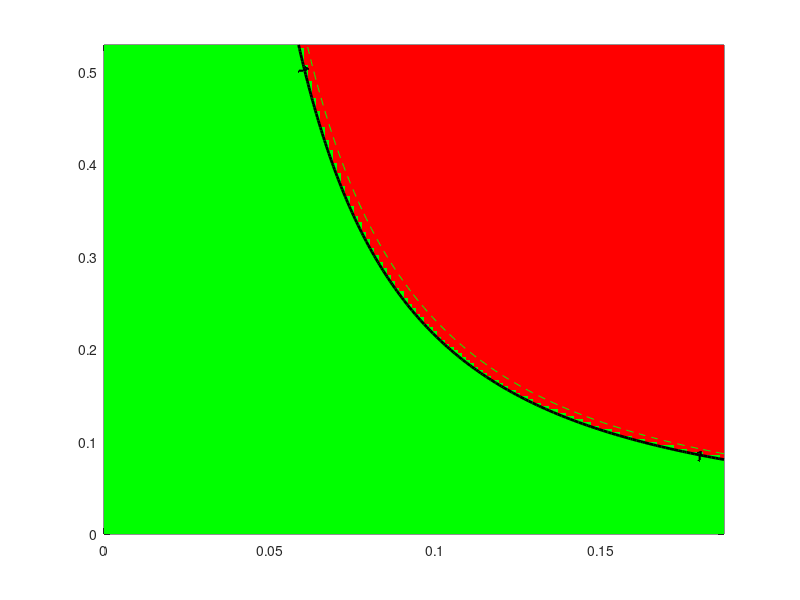

The MATLAB source for this figure: (Note: this script raises an error after producing the figure.)
clc; clear; close all;

%% Fixed parameters
Lambda_h = 908800;
Lambda_v = 7008000000;
mu_h = 0.0142;
mu_v = 0.5;
mu1 = 0.001;
mu2 = 0.073;
b = 0.6;
c = 0.3;
d = 0.45;
e = 0.8;
sigma = 0.34074;
phi = 0.81425;
% rho = 0.52869;






%% Karnataka baseline parameter (median)
kappa_med  = 0.02521;
epsilon_med = 0.54630;
alpha_med   = 0.60235; 
eta_med     = 0.82674;
tau_med     = 0.58139;
delta_med   = 0.90193;
gamma_med   = 0.9102;

%% 95% CI bounds (from Table 2)
kappa_CI   = [0.021 0.029];
epsilon_CI = [0.504 0.589];
alpha_CI   = [0.559 0.464];
eta_CI     = [0.788 0.865];
tau_CI     = [0.545 0.618];
delta_CI   = [0.849 0.955];
gamma_CI   = [0.855 0.966];

%% Parameter grids
rho = linspace(0,0.52869,150);   % recovery rate (rows)
beta  = linspace(0,0.1872,150);   % transmission rate (cols)
[Beta,Rho] = meshgrid(beta,rho);

%% Monte-Carlo simulation settings
Nsample = 200;      % for quick test; set to 500 or higher when satisfied
R0_all  = NaN([size(Beta), Nsample]);

rng(0); % for reproducibility

%% Monte Carlo loop
for n = 1:Nsample
    % sample parameters uniformly within 95% CI
    kappa   = kappa_CI(1)   + rand*(kappa_CI(2)-kappa_CI(1));
    epsilon = epsilon_CI(1) + rand*(epsilon_CI(2)-epsilon_CI(1));
    alpha   = alpha_CI(1)   + rand*(alpha_CI(2)-alpha_CI(1));
    eta     = eta_CI(1)     + rand*(eta_CI(2)-eta_CI(1));
    tau     = tau_CI(1)     + rand*(tau_CI(2)-tau_CI(1));
    delta   = delta_CI(1)   + rand*(delta_CI(2)-delta_CI(1));
    gamma   = gamma_CI(1)   + rand*(gamma_CI(2)-gamma_CI(1));

    
    % compute R for this random parameter set
    % break the expression into parts for clarity & numerical safety
    A1 = (Rho.*(b.*Beta - c.*Beta.*(eta-1))) ./ (mu_v.*(mu_v+rho));
    part1 = (Lambda_v.*d.*Beta.*epsilon.*kappa.*mu_h) ./ (Lambda_h.*mu_v.*(epsilon+mu_h).*(gamma+mu_h+mu1));
    part2 = (Lambda_v.*e.*Beta.*epsilon.*mu_h.*(kappa-1)) ./ (Lambda_h.*mu_v.*(epsilon+mu_h).*(alpha+mu_h+mu2));
    R = A1 .* (part1 - part2);
    
    % Replace Inf with NaN (guard against divide by zero)
    R(~isfinite(R)) = NaN;
    
    % Clamp negative R to 0 before sqrt (R should be nonnegative for R0)
    R_clamped = R;
    R_clamped(R_clamped < 0) = 0;
    
    % If R_clamped is NaN everywhere for this n, skip storing to avoid polluting stats
    if all(isnan(R_clamped(:)))
        warning('Sample %d produced all NaNs - skipping', n);
        continue;
    end
    
    R0_all(:,:,n) = sqrt(R_clamped);
    
    % optional progress indicator every 50 samples
    if mod(n,50) == 0
        fprintf('Completed sample %d / %d\n', n, Nsample);
    end
end

%% Remove fully-NaN slices (if some samples were skipped)
valid_slices = squeeze(~all(all(isnan(R0_all),1),2));
R0_all = R0_all(:,:,valid_slices);

if isempty(R0_all)
    error('No valid Monte Carlo samples remained. Check your parameter ranges and expressions.');
end

%% Compute statistics across all samples
% Use median ignoring NaNs. For older MATLAB versions use nanmedian
try
    R0_med = median(R0_all,3,'omitnan');
    R0_p05 = prctile(R0_all,5,3);
    R0_p95 = prctile(R0_all,95,3);
catch
    % fallback for older MATLAB:
    R0_med = nanmedian(R0_all,3);
    R0_p05 = prctile(R0_all,5,3); % prctile handles NaN slices as well
    R0_p95 = prctile(R0_all,95,3);
end

%% Binary map (median)
regionMap = zeros(size(R0_med));
regionMap(R0_med<1)=1;
regionMap(R0_med>=1)=2;

%% Plot median contour with uncertainty shading
% figure('Color','w','Position',[100 100 800 600]);


figure;




% plot median safe/epidemic regions
hMap = pcolor(Beta,Rho,regionMap);
shading flat;
colormap([0 1 0; 1 0 0]); % light green/red
caxis([1 2]);
hold on;

% contour for median threshold
[c1,h1] = contour(Beta,Rho,R0_med,[1 1],'k','LineWidth',2);
clabel(c1,h1,'FontSize',11,'FontWeight','bold','Color','k','LabelSpacing',300);

% contour for uncertainty band (5th and 95th percentile thresholds)
[c2,h2] = contour(Beta,Rho,R0_p05,[1 1],'--','Color',[0.3 0.3 0.3],'LineWidth',2.5);
[c3,h3] = contour(Beta,Rho,R0_p95,[1 1],'--','Color',[0.3 0.3 0.3],'LineWidth',2.5);

xlabel('\bf \beta','FontSize',13);
ylabel('\bf \rho','FontSize',13);

title('\bf Karnataka: Safe (Green) vs Epidemic (Red) Regions','FontSize',14,'FontWeight','bold');

% ---- Add invisible handles for legend ----
hSafe = patch(NaN, NaN, 'g', 'FaceAlpha',0.6, 'EdgeColor','none');
hEpi  = patch(NaN, NaN, 'r', 'FaceAlpha',0.6, 'EdgeColor','none');
hMed  = plot(NaN, NaN, 'k-', 'LineWidth', 2);
hCI   = plot(NaN, NaN, '--', 'Color',[0.3 0.3 0.3], 'LineWidth', 2);

legend([hSafe hEpi hMed hCI], ...
       {'Safe region (R_0 < 1)', ...
        'Epidemic region (R_0 > 1)', ...
        'Threshold (R_0 = 1)', ...
        '95% CI'}, ...
       'Location','northeast', ...
       'FontSize',12, ...
       'FontWeight','bold', ...
       'Box','on');

set(gca,'fontsize',14,'fontweight','bold','linewidth',1)

% set(gca,'FontSize',12,'FontWeight','bold','LineWidth',1.2);
grid on; box on;

hold off;

